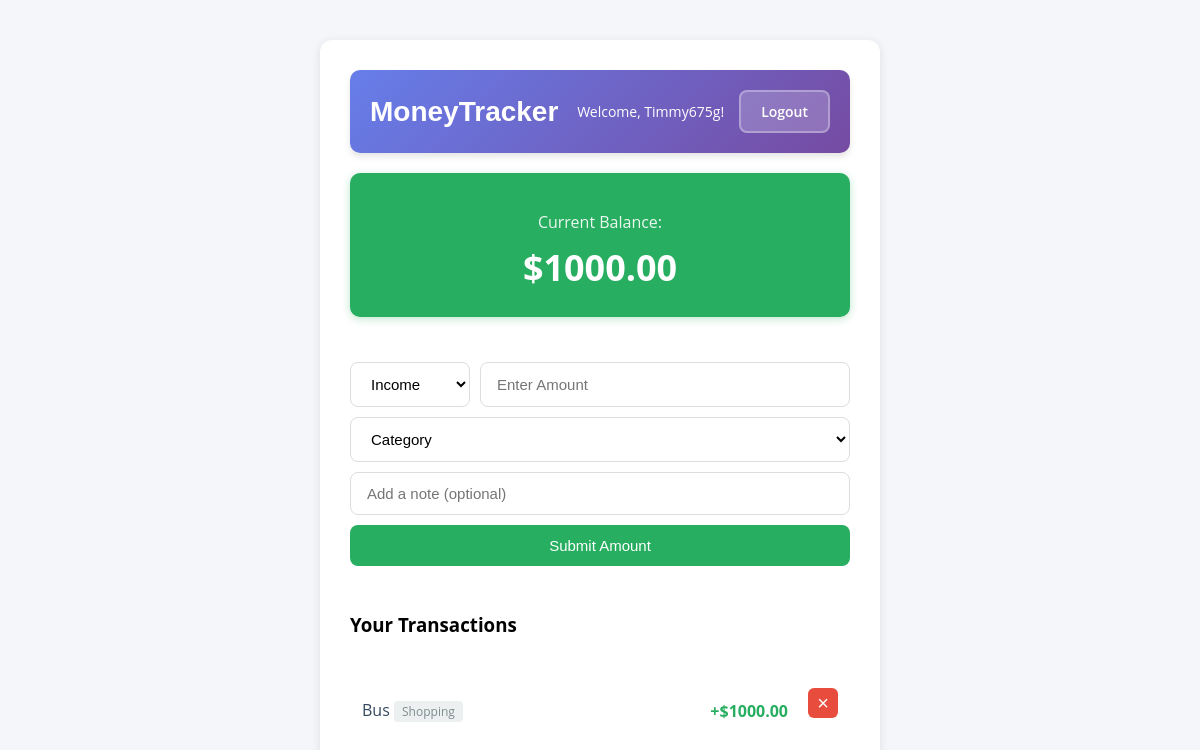
Page / (signed in) on the earlier database version.
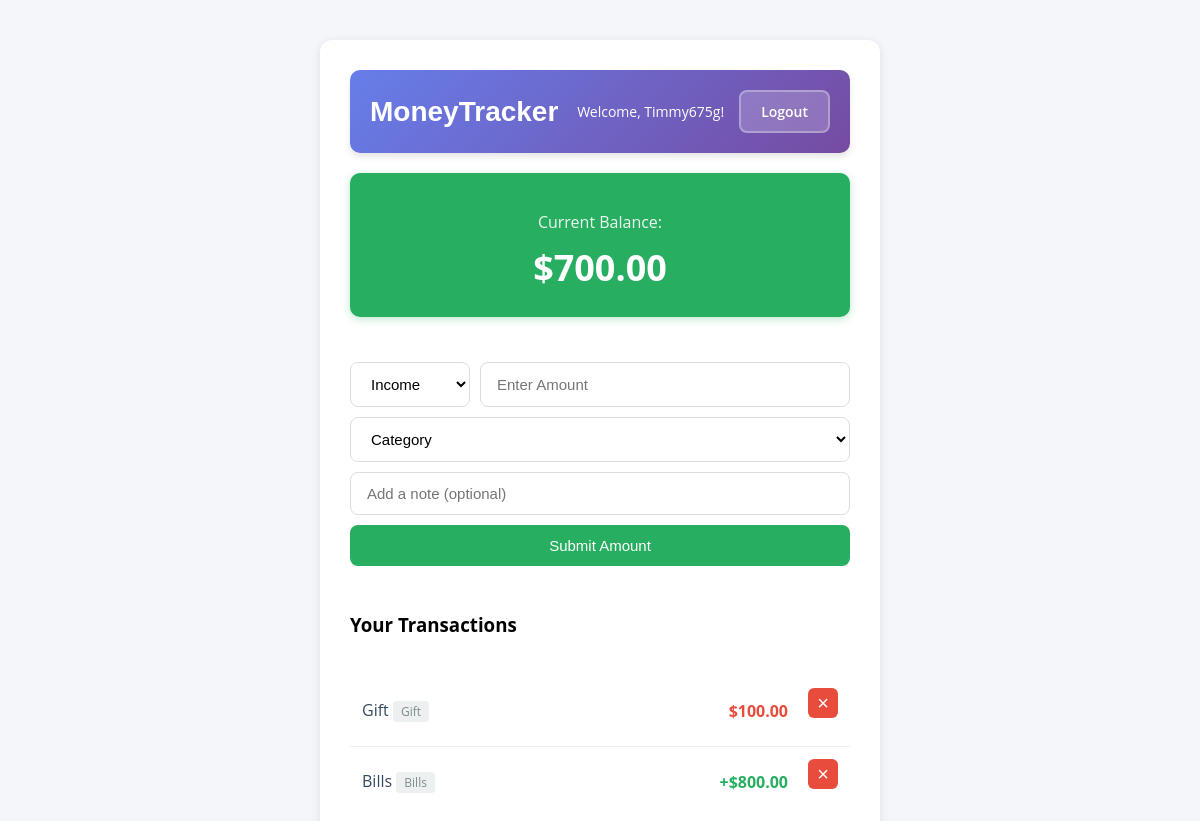
Same page on the later database version.
### db.py (models this page shows, shortened)
class User(db.Model, UserMixin):
    __tablename__ = 'users'
    id = db.Column(db.Integer, primary_key=True)
    username = db.Column(db.String(80), unique=True, nullable=False)
    email = db.Column(db.String(120), unique=True, nullable=False)
    password = db.Column(db.String(200), nullable=False)
    created_at = db.Column(db.DateTime, default=datetime.utcnow)
    entries = db.relationship('Entry', backref='user', lazy=True, cascade='all, delete-orphan')

class Entry(db.Model):
    __tablename__ = 'entries'
    id = db.Column(db.Integer, primary_key=True)
    amount = db.Column(db.Float, nullable=False)
    description = db.Column(db.String(200), nullable=True)
    type = db.Column(db.String(20), nullable=False)  # Income or Expense
    category = db.Column(db.String(50), nullable=True)
    created_at = db.Column(db.DateTime, default=datetime.utcnow)
    user_id = db.Column(db.Integer, db.ForeignKey('users.id'), nullable=False)

### main.py (the view)
@app.route("/", methods=["GET"])
@login_required
def home():
    try:
        entries = Entry.query.filter_by(user_id=current_user.id).order_by(Entry.id.desc()).all()
        balance = calculate_balance(current_user.id)
        warning = get_balance_warning(balance)
        return render_template(
            "index.html",
            entries=entries,
            Balance=balance,
            warning=warning
        )
    except Exception as e:
        flash('An error occurred while loading your entries.', 'error')
        return render_template("index.html", entries=[], Balance=0, warning=None)

### main.py (called while the page is built)
@login_manager.user_loader
def load_user(user_id):
    return User.query.get(int(user_id))

def get_balance_warning(balance):
    if balance < 0:
        return {
            'message': '⚠️ You are in debt! Avoid any spending until you recover.',
            'type': 'danger'
        }
    elif balance <= 10:
        return {
            'message': '⚠️ Critical! Your balance is very low. Avoid spending too much!',
            'type': 'critical'
        }
    elif balance <= 20:
        return {
            'message': '⚠️ Warning! Your balance is getting low. Consider decreasing your spending.',
            'type': 'warning'
        }
    return None

def calculate_balance(user_id):
    entries = Entry.query.filter_by(user_id=user_id).all()
    return sum(e.amount for e in entries)

### templates/index.html (shortened to what this page needs)
<html>
<head>
    <link rel="stylesheet" href="{{ url_for('static', filename='css/style.css') }}">
</head>
<body>
    <div class="container">
        <div class="header">
            <h1>MoneyTracker</h1>
            <div class="user-info">
                <span>Welcome, {{ current_user.username }}!</span>
                <a href="{{ url_for('auth.logout') }}" class="btn-logout">Logout</a>
            </div>
        </div>
        <div class="current-balance">
            <h2>Current Balance:</h2>
            <p class="{% if Balance < 0 %}negative{% endif %}">${{ "%.2f"|format(Balance) }}</p>
        </div>
        <form action="{{ url_for('submit') }}" method="POST" class="enter-moneh">
            <div class="form-row">
                <select name="type" class="type-select">
                    <option value="income">Income</option>
                </select>
                <input type="number" step="0.01" name="amount" placeholder="Enter Amount" class="input-box" required>
            </div>
            <select name="category" class="category-select">
                <option value="">Category</option>
            </select>
            <input type="text" name="description" placeholder="Add a note (optional)" class="input-box description-input">
            <button type="submit" class="btn">Submit Amount</button>
        </form>
        <h3 style="margin-top: 30px;">Your Transactions</h3>
        <ul class="money-list">
            {% for entry in entries %}
                <li class="{% if entry.type == 'income' %}income-entry{% else %}expense-entry{% endif %}">
                    <div class="entry-info">
                        <div>
                            <span class="entry-description">{{ entry.description }}</span>
                            {% if entry.category %}
                                <span class="entry-category">{{ entry.category }}</span>
                            {% endif %}
                        </div>
                        <span class="entry-amount">
                            {% if entry.amount > 0 %}+{% endif %}${{ "%.2f"|format(entry.amount|abs) }}
                        </span>
                    </div>
                    <form action="{{ url_for('delete_entry', entry_id=entry.id) }}" method="POST" style="display: inline;">
                        <button type="submit" class="delete-btn" onclick="return confirm('Delete this entry?')">×</button>
                    </form>
                </li>
            {% else %}
                <li class="no-transactions">No transactions yet! Add your first entry above.</li>
            {% endfor %}
        </ul>
    </div>
</body>
</html>

### static/css/style.css (style rules this page uses)
h1 { font-family: 'Poppins', sans-serif; text-align: center; color: #2c3e50; margin-bottom: 10px; }
p { text-align: center; color: #7f8c8d; font-family: 'Open Sans', Arial, sans-serif; }
body { margin: 0; padding: 0; background-color: #f5f6fa; }
.container { font-family: 'Open Sans', Arial, sans-serif; display: flex; flex-direction: column; max-width: 500px; margin: 40px auto; padding: 30px; background-color: #ffffff; border-radius: 12px; box-shadow: 0 2px 10px rgba(0, 0, 0, 0.1); }
.header { display: flex; justify-content: space-between; align-items: center; padding: 20px; background: linear-gradient(135deg, #667eea 0%, #764ba2 100%); border-radius: 10px; margin-bottom: 20px; box-shadow: 0 4px 6px rgba(0, 0, 0, 0.1); }
.header h1 { margin: 0; font-size: 28px; color: white; text-align: left; }
.user-info { display: flex; align-items: center; gap: 15px; }
.user-info span { font-weight: 500; color: white; font-size: 14px; }
.btn-logout { padding: 10px 20px; background-color: rgba(255, 255, 255, 0.2); color: white; text-decoration: none; border-radius: 8px; font-size: 14px; font-weight: 600; transition: all 0.3s ease; border: 2px solid rgba(255, 255, 255, 0.3); }
.current-balance { background-color: #27ae60; color: white; padding: 25px; border-radius: 10px; margin-bottom: 25px; text-align: center; box-shadow: 0 2px 8px rgba(39, 174, 96, 0.3); }
.current-balance h2 { margin-bottom: 10px; font-size: 16px; font-weight: normal; opacity: 0.9; }
.current-balance p { font-size: 36px; font-weight: bold; margin: 0; color: white; }
.enter-moneh { display: flex; flex-direction: column; gap: 10px; margin-top: 20px; }
.form-row { display: flex; gap: 10px; }
.type-select { padding: 12px 16px; border: 1px solid #ddd; border-radius: 8px; font-size: 15px; outline: none; background-color: white; cursor: pointer; min-width: 120px; transition: border-color 0.3s; }
.input-box { flex: 1; padding: 12px 16px; border: 1px solid #ddd; border-radius: 8px; font-size: 15px; outline: none; transition: border-color 0.3s; }
.description-input { width: 100%; }
.category-select { padding: 12px 16px; border: 1px solid #ddd; border-radius: 8px; font-size: 15px; outline: none; background-color: white; cursor: pointer; width: 100%; transition: border-color 0.3s; }
.btn { padding: 12px 24px; background-color: #27ae60; color: white; border: none; border-radius: 8px; cursor: pointer; font-size: 15px; transition: background-color 0.3s; }
.money-list { list-style-type: none; padding: 0; margin-top: 20px; }
.money-list li { padding: 12px; border-bottom: 1px solid #ecf0f1; color: #34495e; display: flex; justify-content: space-between; align-items: center; gap: 10px; transition: background-color 0.2s; }
.money-list li:last-child { border-bottom: none; }
.entry-info { display: flex; justify-content: space-between; align-items: center; flex: 1; gap: 10px; }
.entry-description { font-weight: 500; }
.entry-category { font-size: 12px; color: #7f8c8d; background-color: #ecf0f1; padding: 2px 8px; border-radius: 4px; display: inline-block; width: fit-content; }
.entry-amount { font-weight: bold; margin-left: auto; margin-right: 10px; }
.income-entry .entry-amount { color: #27ae60; }
.expense-entry .entry-amount { color: #e74c3c; }
.delete-btn { background-color: #e74c3c; color: white; border: none; border-radius: 6px; width: 30px; height: 30px; cursor: pointer; font-size: 20px; line-height: 1; padding: 0; display: flex; align-items: center; justify-content: center; transition: background-color 0.3s; }

Differences in the rows shown:
added Entry: description "Gift", category "Gift", amount|abs "100.00", type "expense" (drawn)
changed Entry: description "Bus" → "Bills"; category "Shopping" → "Bills"; amount|abs "1000.00" → "800.00"
Other differences:
{{ "%.2f"|format(Balance) }}: "1000.00" → "700.00"
